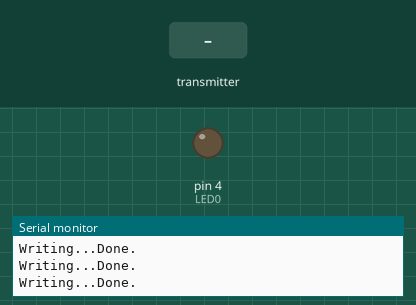
A sketch run on a simulated Arduino Uno, built with avr-gcc and run on an emulated ATmega328P. On the bench: output pins drawn as LEDs (lit = HIGH), the last lines printed to the serial monitor. The test bench sets the inputs (shaded band). Storage starts empty; no radio packets arrive unless stated.

Above: at 1.2 s.
1.3 s: the transmitter starts sending releaseParachute = 1
At 2.0 s:
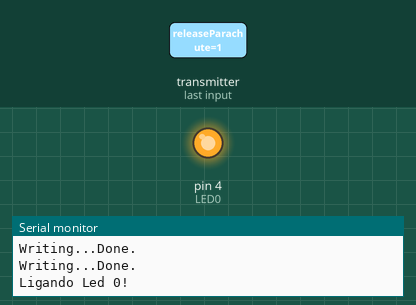
2.8 s: the transmitter starts sending releaseParachute = 0
Timing chart, 0 to 5.8 s (numbered marks = the images above; inputs shaded):
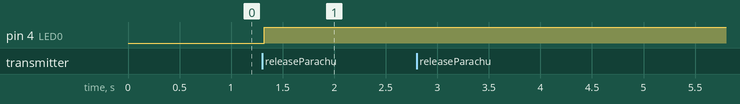

The sketch:

foguete.ino
```cpp
#include <SPI.h>
#include <RF24.h>
#include <SD.h>

// LEDs para teste
#define LED0 4

File myFile;

// Pinos CE e CSN
RF24 radio(7, 8);
bool releaseParachute;

const byte endereco[][6] = {"1node", "2node"};

void setup() {
  Serial.begin(9600);

  pinMode(LED0, OUTPUT);
  digitalWrite(LED0, LOW);

  Serial.print("Initializing SD card...");
  while(!SD.begin(4)) {
    Serial.println("Initialization failed!");
    delay(100);
  }
  Serial.println("Initialization done.");

  // Se conectando com o cartão SD
  myFile = SD.open("data.txt", FILE_WRITE);

  if (myFile) {
    Serial.print("Writing...");

    myFile.println("Time, Altitude, Temperature, Acelerometer\n");
    myFile.close();

    Serial.println("Done.");
  } else {
    Serial.println("Error opening data.txt");
  }
  // Inicializa a comunicação com o modulo de rádio
  radio.begin();

  // Define o endereço do transmissor
  radio.openWritingPipe(endereco[0]);
  radio.openReadingPipe(1, endereco[1]);

  // Prepara para o modo de envio
  radio.stopListening();
}

void sendMessage(float time, float altitude, float temperature, float acelerometer) {
  char content[40];

  sprintf(content, "%.3f, %.3f, %.3f, %.3f\n", time, altitude, temperature, acelerometer);

  radio.write(&content, sizeof(content));
}

float altitude() {
  return 100.5;
}

float temperature() {
  return 21;
}

float acelerometer() {
  return 31.5;
}

void writeOnSD(float time, float altitude, float temperature, float acelerometer) {
  char string[40];
  myFile = SD.open("data.txt", FILE_WRITE);

  if(myFile) {
    Serial.print("Writing...");

    sprintf(string, "%.3f, %.3f, %.3f, %.3f\n", time, altitude, temperature, acelerometer);

    myFile.print(string);
    myFile.close();

    Serial.println("Done.");
  } else {
    Serial.println("Error opening data.txt");
  }
}

void loop() {
  float data[4];
  data[0] = millis() / 1000.0;
  data[1] = altitude();
  data[2] = temperature();
  data[3] = acelerometer();

  sendMessage(data[0], data[1], data[2], data[3]);

  radio.startListening();
  if(radio.available()) {
    radio.read(&releaseParachute, sizeof(releaseParachute));

    if(releaseParachute){
      Serial.println("Ligando Led 0!");
      digitalWrite(LED0, HIGH);
    }
  }
  radio.stopListening();

  writeOnSD(data[0], data[1], data[2], data[3]);
}
```

Measured:
- after the input at 1.3 s, pin 4 (LED0): LOW → HIGH at once
